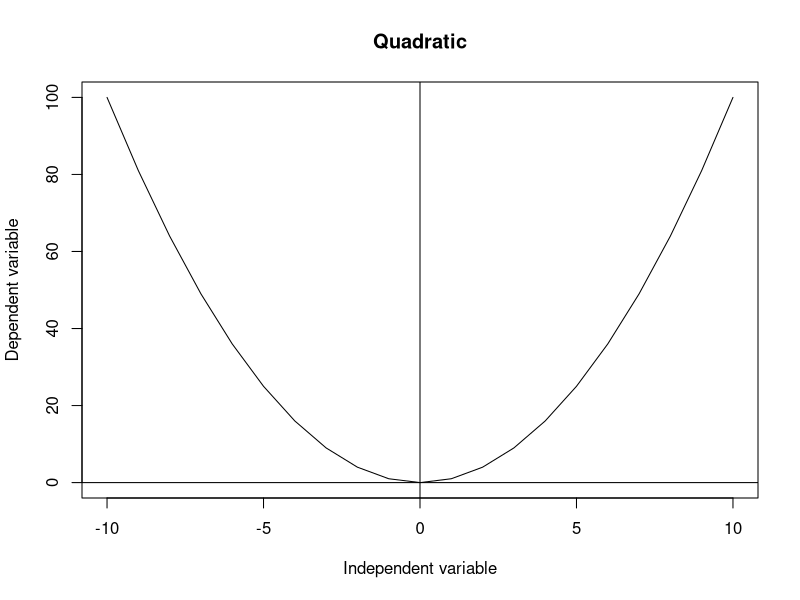
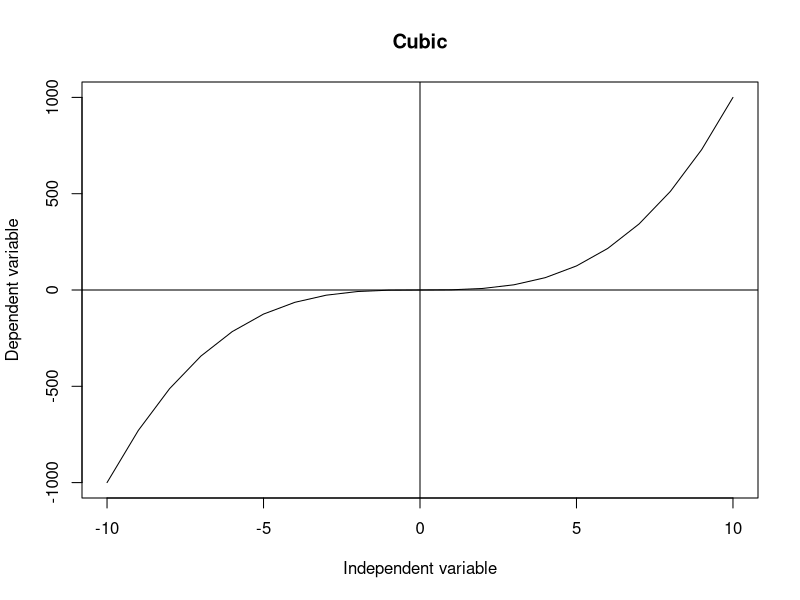
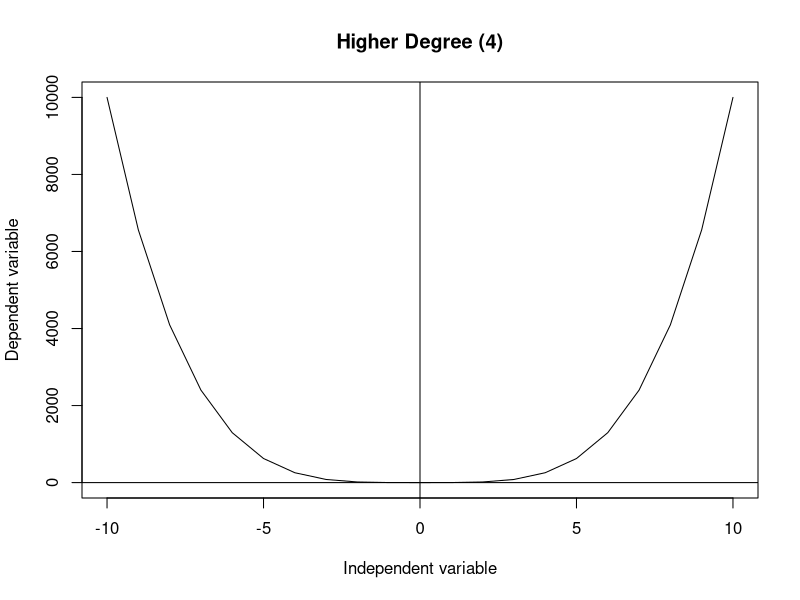
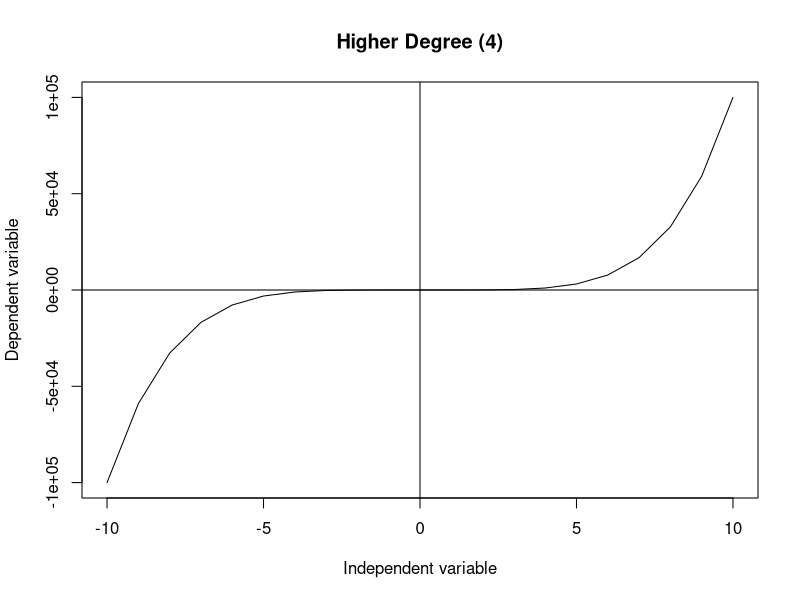
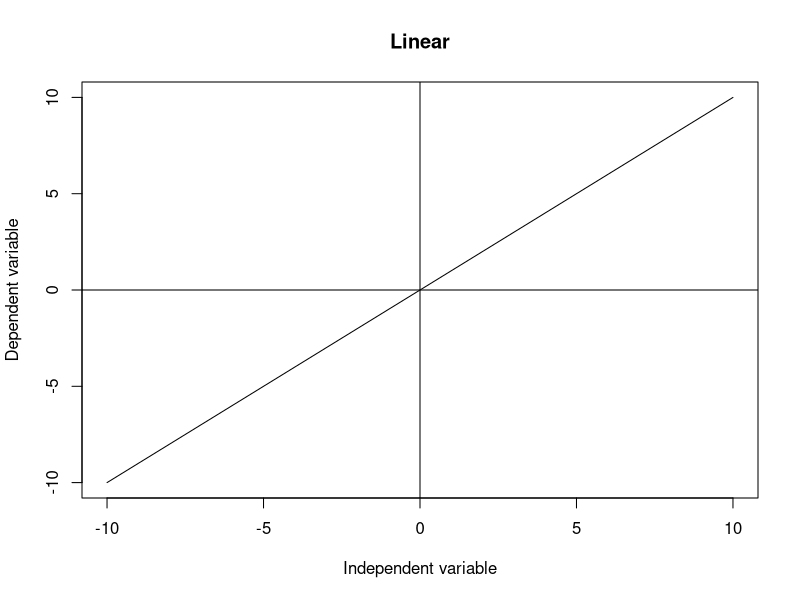
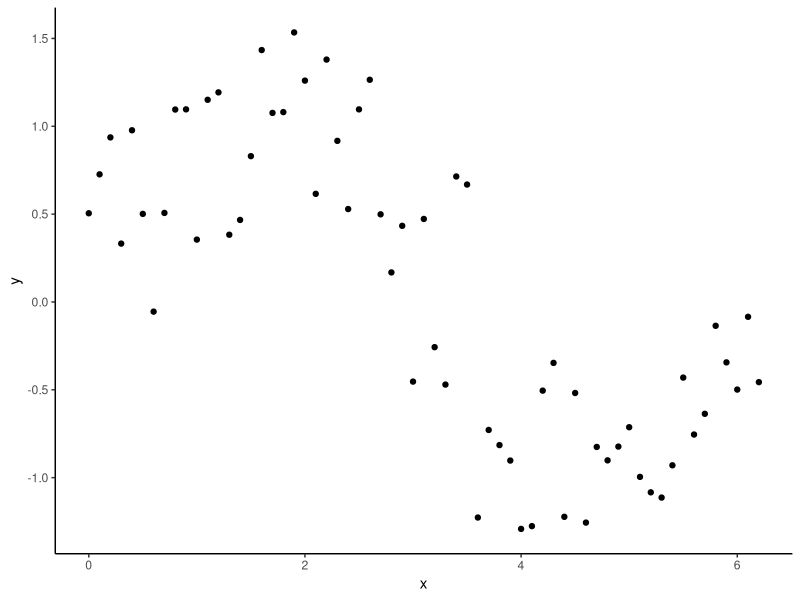

Here is the R script that generated these plots, in order:

a = 1
b = 0
c = 0
d = 0
e = 0
f = 0

quadratic = function(x) {
  a*x^2 + b*x + c
}

x = -10:10
plot(x, quadratic(x), type="l", ylab = "Dependent variable", xlab="Independent variable", main = "Quadratic")
abline(h=0)
abline(v=0)

cubic = function(x) {
  a*x^3 + b*x^2 + c*x + d
}

x = -10:10
plot(x, cubic(x), type="l", ylab = "Dependent variable", xlab="Independent variable", main = "Cubic")
abline(h=0)
abline(v=0)

higher_order4 = function(x) {
  a*x^4 + b*x^3 + c*x^2 + d*x + e
}

x = -10:10
plot(x, higher_order4(x), type="l", ylab = "Dependent variable", xlab="Independent variable", main = "Higher Degree (4)")
abline(h=0)
abline(v=0)

higher_order5 = function(x) {
  a*x^5 + b*x^4 + c*x^3 + d*x^2 + e*x + f
}

x = -10:10
plot(x, higher_order5(x), type="l", ylab = "Dependent variable", xlab="Independent variable", main = "Higher Degree (4)")
abline(h=0)
abline(v=0)


linear = function(x) {
  a*x
}

x = -10:10
plot(x, linear(x), type = "l", ylab = "Dependent variable", xlab="Independent variable", main = "Linear", ylim=c(-10,10))
abline(h=0)
abline(v=0)



x <- seq(0, pi * 2, 0.1)
sin_x <- sin(x)
y <- sin_x + rnorm(n = length(x), mean = 0, sd = sd(sin_x / 2))
Sample_data <- data.frame(y, x)


library(ggplot2)
ggplot(Sample_data, aes(x, y)) +
  geom_point() +
  theme_classic()

